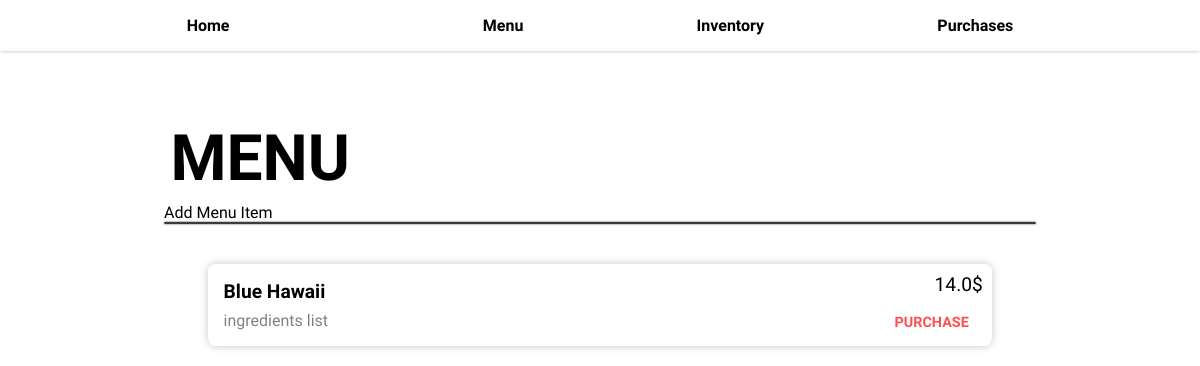
The app's page /menu/, older data.
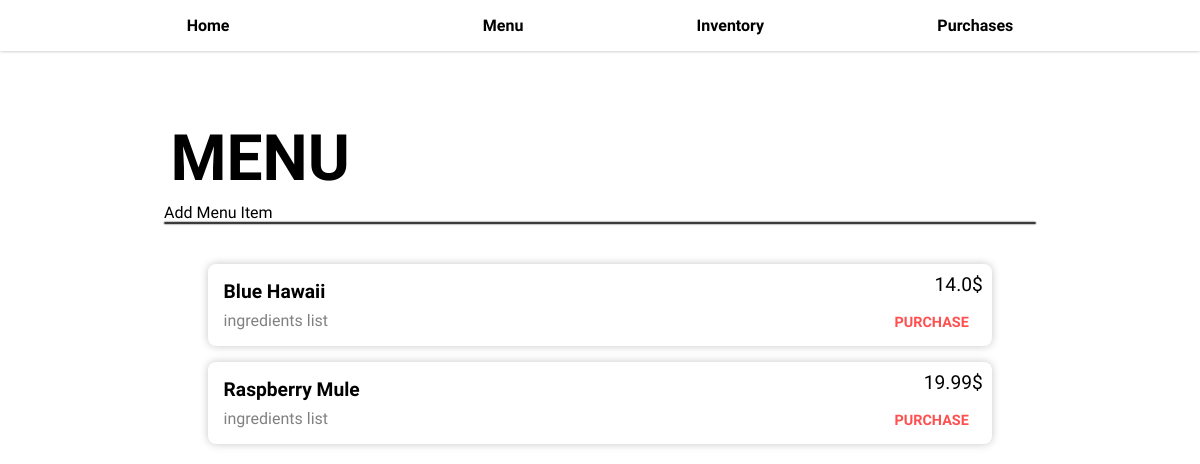
The same page, newer data.
### base/models.py (models this page shows, shortened)
class MenuItem(models.Model):
	id = models.IntegerField(primary_key=True)
	name = models.CharField(max_length=100)
	price = models.FloatField(default=0.0)
	food_type = models.CharField(max_length=50, default="cocktail")

### base/views.py (the view)
# urls.py: path("menu/", views.menu, name="menu"),
def menu(request):
	menu_items = MenuItem.objects.all()
	context = {}
	context["menu_items"] = []
	for item in menu_items:
		ingredient_list_string = get_menu_item_ingredient_list(item)
		context["menu_items"].append({
			"id": item.id,
			"name": item.name,
			"price": item.price,
			"ingredient_list": ingredient_list_string,
		})
	return render(request, "menu/menu.html", context)

### base/helper_functions.py (called while the page is built)
def get_menu_item_ingredient_list(item):
	item_requirements = MenuItemRequirement.objects.filter(menu_item_id=item)
	ingredient_list_string = ""
	if len(item_requirements) != 0:
		for req in item_requirements:
			if not req.ingredient_id:
				break
			ingredient = req.ingredient_id.name
			ingredient_list_string += ingredient + ', '
	ingredient_list_string = ingredient_list_string[:-2]
	return ingredient_list_string

### templates/menu/menu.html
{% extends "base.html" %}
{% load static %}
{% block head %}
<link rel="stylesheet" href="{% static 'styles/menu/menu.css' %}" />
{% endblock %}
{% block content %}
<section class="menu-section">
  <h1 class="section-title">MENU</h1>
	<a href="{% url 'newmenuitem' %}" class="new-menu-item-btn">Add Menu Item</a>
	<hr />
	<div class="menu-item-list">
		{% for menu_item in menu_items %}
			<div class="menu-item">
				<div class="menu-item-name">{{ menu_item.name }}</div>
				<div class="menu-item-ingredient-list">ingredients list</div>
				<div class="menu-item-price">{{ menu_item.price }}$</div>
				<a class="btn btn-transparent-red menu-item-purchase-btn" href="{% url 'newpurchase' menu_item.id %}">PURCHASE</a>
			</div>
		{% endfor %}
	</div>
</section>
{% endblock %}

Row changes from the older to the newer data that the page shows:
added MenuItem: name "Raspberry Mule", price "19.99"
Text that changed along with them:
new list line: "ingredients list $ PURCHASE"
